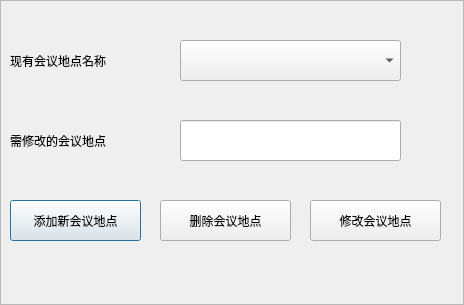
<?xml version="1.0" encoding="UTF-8"?>
<ui version="4.0">
 <class>lyEditMesTypeRoom</class>
 <widget class="QDialog" name="lyEditMesTypeRoom">
  <property name="geometry">
   <rect>
    <x>0</x>
    <y>0</y>
    <width>464</width>
    <height>305</height>
   </rect>
  </property>
  <property name="windowTitle">
   <string>lyEditMesTypeRoom</string>
  </property>
  <property name="windowIcon">
   <iconset resource="../DataManager.qrc">
    <normaloff>:/DataManger/Data/image/calendar.png</normaloff>:/DataManger/Data/image/calendar.png</iconset>
  </property>
  <layout class="QHBoxLayout" name="horizontalLayout">
   <property name="spacing">
    <number>0</number>
   </property>
   <property name="leftMargin">
    <number>0</number>
   </property>
   <property name="topMargin">
    <number>0</number>
   </property>
   <property name="rightMargin">
    <number>0</number>
   </property>
   <property name="bottomMargin">
    <number>0</number>
   </property>
   <item>
    <widget class="QFrame" name="frame">
     <property name="frameShape">
      <enum>QFrame::StyledPanel</enum>
     </property>
     <property name="frameShadow">
      <enum>QFrame::Raised</enum>
     </property>
     <widget class="QLabel" name="meetSiteNameLabel">
      <property name="geometry">
       <rect>
        <x>10</x>
        <y>40</y>
        <width>151</width>
        <height>41</height>
       </rect>
      </property>
      <property name="text">
       <string>现有会议地点名称</string>
      </property>
     </widget>
     <widget class="QComboBox" name="meetSiteComboBox">
      <property name="geometry">
       <rect>
        <x>180</x>
        <y>40</y>
        <width>221</width>
        <height>41</height>
       </rect>
      </property>
     </widget>
     <widget class="QLabel" name="modifyMeetNameLabel">
      <property name="geometry">
       <rect>
        <x>10</x>
        <y>120</y>
        <width>151</width>
        <height>41</height>
       </rect>
      </property>
      <property name="text">
       <string>需修改的会议地点</string>
      </property>
     </widget>
     <widget class="QLineEdit" name="modifyMeetSiteEdit">
      <property name="geometry">
       <rect>
        <x>180</x>
        <y>120</y>
        <width>221</width>
        <height>41</height>
       </rect>
      </property>
     </widget>
     <widget class="QPushButton" name="addBtn">
      <property name="geometry">
       <rect>
        <x>10</x>
        <y>200</y>
        <width>131</width>
        <height>41</height>
       </rect>
      </property>
      <property name="text">
       <string>添加新会议地点</string>
      </property>
     </widget>
     <widget class="QPushButton" name="delBtn">
      <property name="geometry">
       <rect>
        <x>160</x>
        <y>200</y>
        <width>131</width>
        <height>41</height>
       </rect>
      </property>
      <property name="text">
       <string>删除会议地点</string>
      </property>
     </widget>
     <widget class="QPushButton" name="editBtn">
      <property name="geometry">
       <rect>
        <x>310</x>
        <y>200</y>
        <width>131</width>
        <height>41</height>
       </rect>
      </property>
      <property name="text">
       <string>修改会议地点</string>
      </property>
     </widget>
    </widget>
   </item>
  </layout>
 </widget>
 <layoutdefault spacing="6" margin="11"/>
 <resources>
  <include location="../DataManager.qrc"/>
 </resources>
 <connections/>
</ui>
